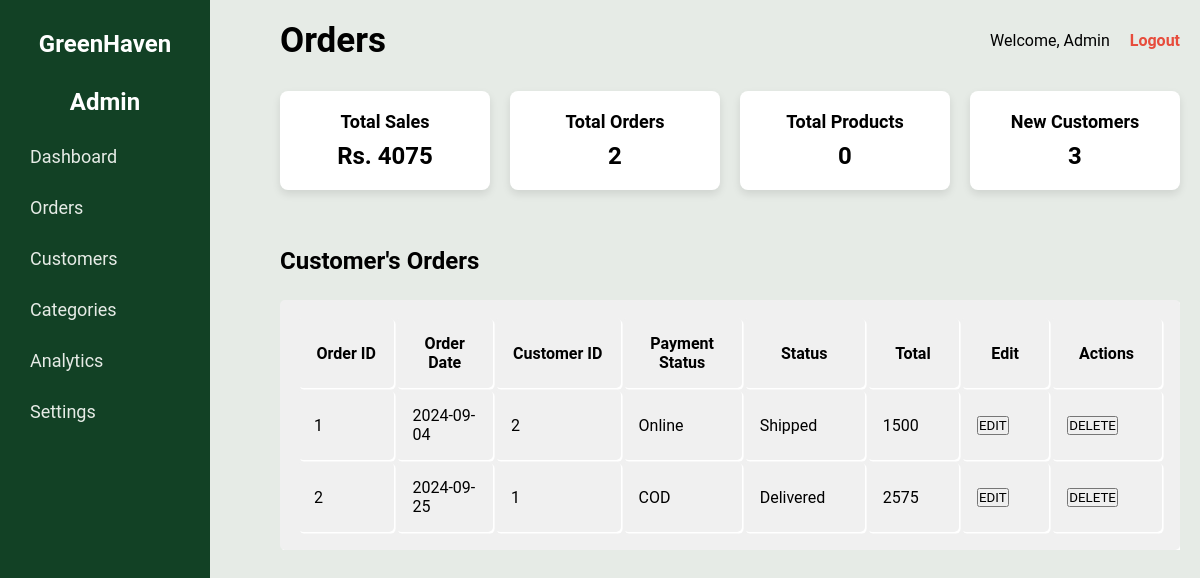
The page /User/orders.php on the database its author committed.
### tables this page shows
CREATE TABLE `order1` (
  `Order_ID` int(10) NOT NULL,
  `Date` date NOT NULL,
  `Customer_ID` int(75) NOT NULL,
  `Total` int(75) NOT NULL,
  `Payment Status` varchar(10) NOT NULL,
  `Status` varchar(75) NOT NULL
);

### User/orders.php (the view, shortened to what this page needs)
<!DOCTYPE html>
<html lang="en">
<head>
    <link rel="stylesheet" href="https://cdnjs.cloudflare.com/ajax/libs/font-awesome/6.6.0/css/all.min.css">
    <link rel="stylesheet" href="admin.css">
    <link rel="stylesheet" href="order.css">
</head>
<body>
    <div class="sidebar">
        <h2>GreenHaven </h2><h2>Admin</h2>
        <ul>
            <li><a href="dashboard.php">Dashboard</a></li>
            <li><a href="orders.php">Orders</a></li>
            <li><a href="customer.php">Customers</a></li>
            <li><a href="categories.php">Categories</a></li>
            <li><a href="#">Analytics</a></li>
            <li><a href="#">Settings</a></li>
        </ul>
    </div>
    <div class="main-content">
        <header>
            <h1>Orders</h1>
            <form class="user-info" action="submitform.php" method="post">
                <span>Welcome, Admin</span>
                <a href="login.php" name="logoutbtn" class="logout">Logout</a>
            </form>
        </header>
        <section class="dashboard-cards">
        <div class="card">
            <h3>Total Sales</h3>
            <div>
            <?php
            $conn = mysqli_connect("localhost", "root", "", "greenhaven");
            $sql = "SELECT Total FROM `order1` ORDER BY Total";
            $result = mysqli_query($conn, $sql);
            if (mysqli_num_rows($result) > 0) {
                $total = 0;
                while ($row = mysqli_fetch_assoc($result)) {
                    $total += $row['Total'];
                }
                echo '<h1>Rs. ' . $total . '</h1>';
            } else {
                echo '<h1>No data available</h1>';
            }
            ?>
            </div>
        </div>
        <div class="card">
            <h3>Total Orders</h3>
            <?php
            $sql = "SELECT Order_ID FROM `order1`";
            $result = mysqli_query($conn, $sql);
            if ($result) {
                $queryResults = mysqli_num_rows($result);
                echo '<h1>' . $queryResults . '</h1>';
            } else {
                echo '<h1>Error fetching data</h1>';
            }
            ?>
        </div>
        <div class="card">
            <h3>Total Products</h3>
            <?php
            $sql = "SELECT Item_ID FROM item1";
            $result = mysqli_query($conn, $sql);
            if ($result) {
                $queryResults = mysqli_num_rows($result);
                echo '<h1>' . $queryResults . '</h1>';
            } else {
                echo '<h1>Error fetching data</h1>';
            }
            ?>
        </div>
        <div class="card">
            <h3>New Customers</h3>
            <?php
            $sql = "SELECT Customer_ID FROM user1";
            $result = mysqli_query($conn, $sql);
            if ($result) {
                $queryResults = mysqli_num_rows($result);
                echo '<h1>' . $queryResults . '</h1>';
            } else {
                echo '<h1>Error fetching data</h1>';
            }
            ?>
        </div>
        </section>
        <br><br><br>
        <main class="table">
            <section class="table_heading">
                <h1>Customer's Orders</h1>
            </section>
            <section class="table_body">
            <?php
            $sql = "SELECT * FROM `order1`";
            $result = mysqli_query($conn, $sql);
            ?>
                <table>
                    <thead>
                        <tr>
                            <th>Order ID</th>
                            <th>Order Date</th>
                            <th>Customer ID</th>
                            <th>Payment Status</th>
                            <th>Status</th>
                            <th>Total</th>
                            <th>Edit</th>
                            <th>Actions</th>
                        </tr>
                    </thead>
                    <tbody>
                    <?php
                    if (mysqli_num_rows($result) > 0) {
                        while ($row = mysqli_fetch_assoc($result)) {
                            ?>
                            <tr>
                                <td><?php echo $row['Order_ID']; ?></td>
                                <td><?php echo $row['Date']; ?></td>
                                <td><?php echo $row['Customer_ID']; ?></td>
                                <td><?php echo $row['Payment Status']; ?></td>
                                <td><?php echo $row['Status']; ?></td>
                                <td><?php echo $row['Total']; ?></td>
                                <td>
                                <form action="orders.php" method="GET">
                                    <button type="submit" name="editbtn" class="btn btn-warning">EDIT</button>
                                </form>
                                </td>
                                <td>
                                    <form action="code.php" method="post">
                                        <button type="submit" name="deleteuserbtn" class="btn btn-danger">DELETE</button>
                                    </form>
                                </td>
                            </tr>
                            <?php
                        }
                    } else {
                        echo "<tr><td colspan='7'>No Record Found</td></tr>";
                    }
                    ?>
                    </tbody>
                </table>
            </section>
        </main>
    </div>
</body>
</html>

### User/admin.css (style rules this page uses)
* { margin: 0; padding: 0; box-sizing: border-box; font-family: 'Roboto', sans-serif; }
body { font-family: 'Roboto', sans-serif; display: flex; min-height: 100vh; background-color: #e6ebe6; }
.sidebar { width: 250px; background-color: #124125; color: #fff; padding: 30px; height: auto; }
.sidebar h2 { text-align: center; margin-bottom: 30px; }
.sidebar ul { list-style-type: none; }
.sidebar ul li { margin-bottom: 30px; }
.sidebar ul li a { color: #e6ebe6; text-decoration: none; font-size: 18px; }
.main-content { flex: 1; padding: 20px; }
header { display: flex; justify-content: space-between; align-items: center; margin-bottom: 30px; margin-left: 50px; }
header h1 { font-size: 35px; color: #000000; }
header .user-info { display: flex; align-items: center; }
header .user-info span { margin-right: 20px; font-size: 16px; color: #000000; }
header .logout { text-decoration: none; color: #e74c3c; font-weight: bold; }
.dashboard-cards { display: grid; grid-template-columns: repeat(4, 1fr); gap: 20px; margin-left: 50px; }
.card { background-color: #ffffff; padding: 20px; border-radius: 8px; box-shadow: 0 4px 8px rgba(0, 0, 0, 0.1); text-align: center; }
.card h3 { font-size: 18px; color: #000000; margin-bottom: 10px; }
.table_heading { margin-left: 50px; }
table, th, td { margin-left: 50px; width: 75vw; padding: 1rem; box-shadow: 0.1rem .1rem #fff; border-radius: 5px; background-color: #f0f0f0; }
.table_body { margin-top: 25px; overflow: hidden; }

### rows shown on the page
order1: Order_ID "1", Date "2024-09-04", Customer_ID "2", Payment Status "Online", Status "Shipped", Total "1500"
order1: Order_ID "2", Date "2024-09-25", Customer_ID "1", Payment Status "COD", Status "Delivered", Total "2575"

### other values the page prints
$total "4075"
$queryResults "2"
$queryResults "0"
$queryResults "3"
